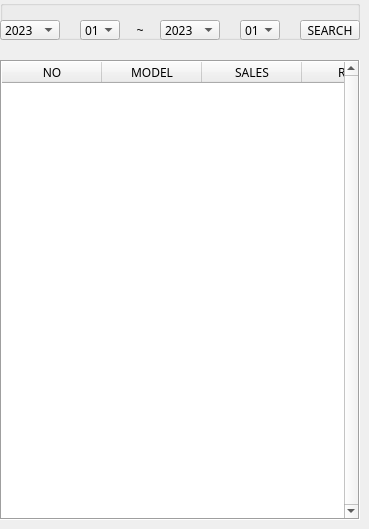
        <widget class="QWidget" name="page_4">
         <widget class="QGroupBox" name="groupBox_6">
          <property name="geometry">
           <rect>
            <x>0</x>
            <y>0</y>
            <width>360</width>
            <height>40</height>
           </rect>
          </property>
          <property name="title">
           <string/>
          </property>
          <property name="flat">
           <bool>true</bool>
          </property>
          <widget class="QComboBox" name="comboBox_secondyear_1">
           <property name="geometry">
            <rect>
             <x>160</x>
             <y>20</y>
             <width>60</width>
             <height>20</height>
            </rect>
           </property>
           <property name="font">
            <font>
             <family>맑은 고딕</family>
            </font>
           </property>
           <item>
            <property name="text">
             <string>2023</string>
            </property>
           </item>
           <item>
            <property name="text">
             <string>2022</string>
            </property>
           </item>
          </widget>
          <widget class="QComboBox" name="comboBox_secondmonth_1">
           <property name="geometry">
            <rect>
             <x>240</x>
             <y>20</y>
             <width>40</width>
             <height>20</height>
            </rect>
           </property>
           <property name="font">
            <font>
             <family>맑은 고딕</family>
            </font>
           </property>
           <item>
            <property name="text">
             <string>01</string>
            </property>
           </item>
           <item>
            <property name="text">
             <string>02</string>
            </property>
           </item>
           <item>
            <property name="text">
             <string>03</string>
            </property>
           </item>
           <item>
            <property name="text">
             <string>04</string>
            </property>
           </item>
           <item>
            <property name="text">
             <string>05</string>
            </property>
           </item>
           <item>
            <property name="text">
             <string>06</string>
            </property>
           </item>
           <item>
            <property name="text">
             <string>07</string>
            </property>
           </item>
           <item>
            <property name="text">
             <string>08</string>
            </property>
           </item>
           <item>
            <property name="text">
             <string>09</string>
            </property>
           </item>
           <item>
            <property name="text">
             <string>10</string>
            </property>
           </item>
           <item>
            <property name="text">
             <string>11</string>
            </property>
           </item>
           <item>
            <property name="text">
             <string>12</string>
            </property>
           </item>
          </widget>
          <widget class="QPushButton" name="pushButton_2">
           <property name="geometry">
            <rect>
             <x>300</x>
             <y>20</y>
             <width>60</width>
             <height>20</height>
            </rect>
           </property>
           <property name="font">
            <font>
             <family>맑은 고딕</family>
            </font>
           </property>
           <property name="text">
            <string>SEARCH</string>
           </property>
          </widget>
          <widget class="QComboBox" name="comboBox_firstmonth_1">
           <property name="geometry">
            <rect>
             <x>80</x>
             <y>20</y>
             <width>40</width>
             <height>20</height>
            </rect>
           </property>
           <property name="font">
            <font>
             <family>맑은 고딕</family>
            </font>
           </property>
           <item>
            <property name="text">
             <string>01</string>
            </property>
           </item>
           <item>
            <property name="text">
             <string>02</string>
            </property>
           </item>
           <item>
            <property name="text">
             <string>03</string>
            </property>
           </item>
           <item>
            <property name="text">
             <string>04</string>
            </property>
           </item>
           <item>
            <property name="text">
             <string>05</string>
            </property>
           </item>
           <item>
            <property name="text">
             <string>06</string>
            </property>
           </item>
           <item>
            <property name="text">
             <string>07</string>
            </property>
           </item>
           <item>
            <property name="text">
             <string>08</string>
            </property>
           </item>
           <item>
            <property name="text">
             <string>09</string>
            </property>
           </item>
           <item>
            <property name="text">
             <string>10</string>
            </property>
           </item>
           <item>
            <property name="text">
             <string>11</string>
            </property>
           </item>
           <item>
            <property name="text">
             <string>12</string>
            </property>
           </item>
          </widget>
          <widget class="QComboBox" name="comboBox_firstyear_1">
           <property name="geometry">
            <rect>
             <x>0</x>
             <y>20</y>
             <width>60</width>
             <height>20</height>
            </rect>
           </property>
           <property name="font">
            <font>
             <family>맑은 고딕</family>
            </font>
           </property>
           <item>
            <property name="text">
             <string>2023</string>
            </property>
           </item>
           <item>
            <property name="text">
             <string>2022</string>
            </property>
           </item>
          </widget>
          <widget class="QLabel" name="label">
           <property name="geometry">
            <rect>
             <x>120</x>
             <y>20</y>
             <width>40</width>
             <height>20</height>
            </rect>
           </property>
           <property name="text">
            <string>~</string>
           </property>
           <property name="alignment">
            <set>Qt::AlignCenter</set>
           </property>
          </widget>
         </widget>
         <widget class="QTableWidget" name="tableWidget_2">
          <property name="geometry">
           <rect>
            <x>0</x>
            <y>60</y>
            <width>360</width>
            <height>460</height>
           </rect>
          </property>
          <property name="font">
           <font>
            <family>맑은 고딕</family>
           </font>
          </property>
          <property name="frameShape">
           <enum>QFrame::Box</enum>
          </property>
          <property name="verticalScrollBarPolicy">
           <enum>Qt::ScrollBarAlwaysOn</enum>
          </property>
          <property name="horizontalScrollBarPolicy">
           <enum>Qt::ScrollBarAlwaysOff</enum>
          </property>
          <property name="editTriggers">
           <set>QAbstractItemView::NoEditTriggers</set>
          </property>
          <property name="showGrid">
           <bool>false</bool>
          </property>
          <property name="gridStyle">
           <enum>Qt::NoPen</enum>
          </property>
          <property name="wordWrap">
           <bool>true</bool>
          </property>
          <property name="cornerButtonEnabled">
           <bool>true</bool>
          </property>
          <attribute name="horizontalHeaderVisible">
           <bool>true</bool>
          </attribute>
          <attribute name="horizontalHeaderCascadingSectionResizes">
           <bool>false</bool>
          </attribute>
          <attribute name="horizontalHeaderMinimumSectionSize">
           <number>40</number>
          </attribute>
          <attribute name="horizontalHeaderDefaultSectionSize">
           <number>100</number>
          </attribute>
          <attribute name="horizontalHeaderHighlightSections">
           <bool>true</bool>
          </attribute>
          <attribute name="verticalHeaderVisible">
           <bool>false</bool>
          </attribute>
          <attribute name="verticalHeaderCascadingSectionResizes">
           <bool>false</bool>
          </attribute>
          <attribute name="verticalHeaderShowSortIndicator" stdset="0">
           <bool>false</bool>
          </attribute>
          <attribute name="verticalHeaderStretchLastSection">
           <bool>false</bool>
          </attribute>
          <column>
           <property name="text">
            <string>NO</string>
           </property>
           <property name="font">
            <font>
             <family>맑은 고딕</family>
            </font>
           </property>
          </column>
          <column>
           <property name="text">
            <string>MODEL</string>
           </property>
           <property name="font">
            <font>
             <family>맑은 고딕</family>
            </font>
           </property>
          </column>
          <column>
           <property name="text">
            <string>SALES</string>
           </property>
           <property name="font">
            <font>
             <family>맑은 고딕</family>
            </font>
           </property>
          </column>
          <column>
           <property name="text">
            <string>RATE</string>
           </property>
          </column>
         </widget>
        </widget>
